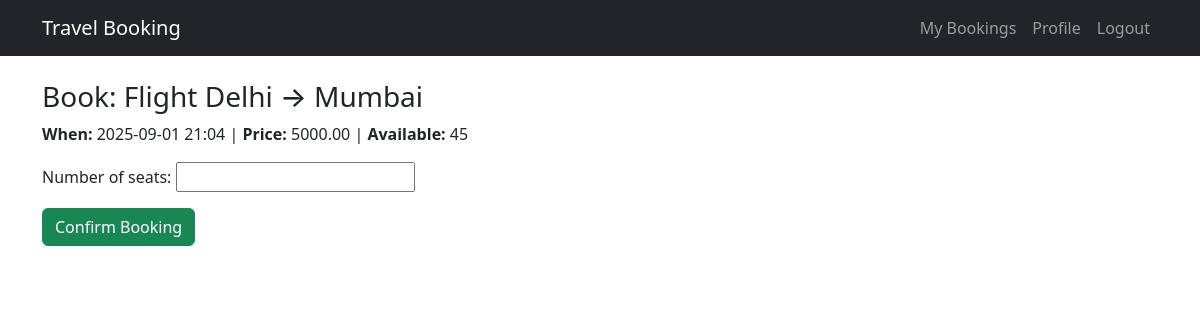
The page /book/4/ (signed in) on the database its author committed.
### travel/models.py (models this page shows, shortened)
class TravelOption(models.Model):
    TYPE_CHOICES = [('Flight','Flight'), ('Train','Train'), ('Bus','Bus')]
    type = models.CharField(max_length=10, choices=TYPE_CHOICES)
    source = models.CharField(max_length=100)
    destination = models.CharField(max_length=100)
    date_time = models.DateTimeField()
    price = models.DecimalField(max_digits=10, decimal_places=2)
    available_seats = models.PositiveIntegerField()

### travel/views.py (the view)
# urls.py: path('book/<int:pk>/', views.book_travel, name='book_travel'),
@login_required
def book_travel(request, pk):
    travel = get_object_or_404(TravelOption, pk=pk)
    if request.method == 'POST':
        form = BookingForm(request.POST)
        if form.is_valid():
            seats = form.cleaned_data['number_of_seats']
            if seats <= 0:
                messages.error(request, 'Number of seats must be positive.')
            elif seats > travel.available_seats:
                messages.error(request, 'Not enough seats available.')
            else:
                total = seats * float(travel.price)
                Booking.objects.create(user=request.user, travel_option=travel, number_of_seats=seats, total_price=total)
                travel.available_seats -= seats
                travel.save()
                messages.success(request, 'Booking confirmed!')
                return redirect('my_bookings')
    else:
        form = BookingForm()
    return render(request, 'booking_form.html', {'form': form, 'travel': travel})

### travel/forms.py
class BookingForm(forms.ModelForm):
    class Meta:
        model = Booking
        fields = ('number_of_seats',)

### templates/booking_form.html
{% extends 'base.html' %}
{% block content %}
<h3>Book: {{ travel.type }} {{ travel.source }} → {{ travel.destination }}</h3>
<p><strong>When:</strong> {{ travel.date_time|date:"Y-m-d H:i" }} | <strong>Price:</strong> {{ travel.price }} | <strong>Available:</strong> {{ travel.available_seats }}</p>
<form method="post">{% csrf_token %}{{ form.as_p }}<button class="btn btn-success">Confirm Booking</button></form>
{% endblock %}

### rows shown on the page
TravelOption: type "Flight", source "Delhi", destination "Mumbai", date_time "2025-09-01 21:04", price "5000.00", available_seats "45"
